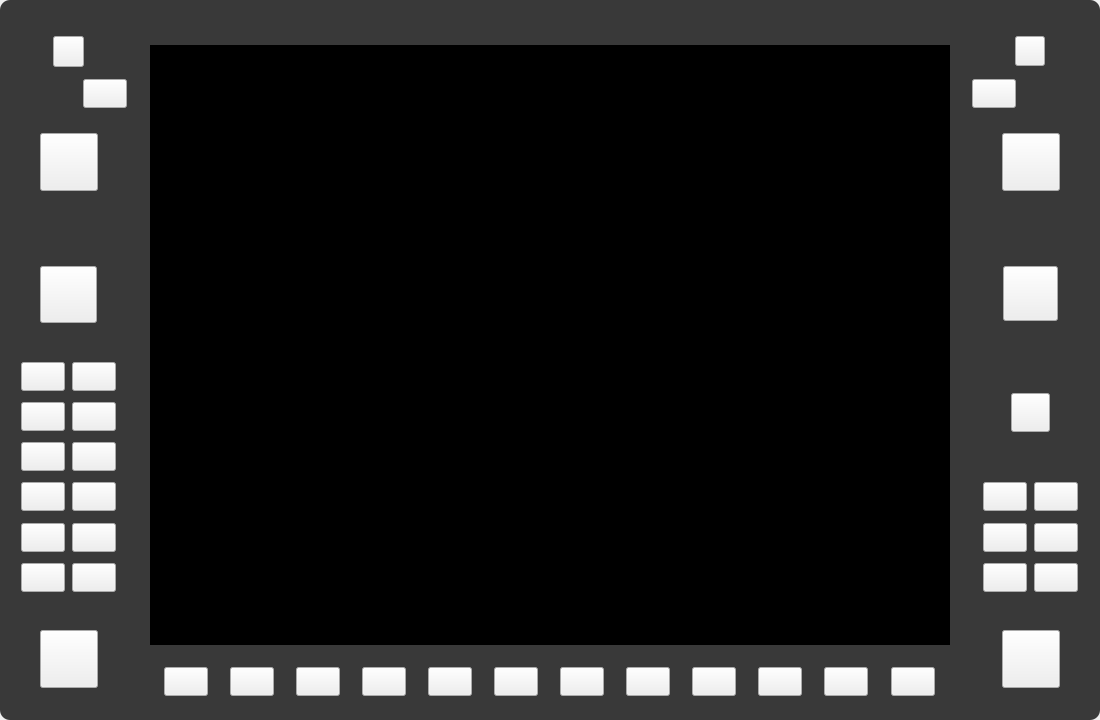
<?xml version="1.0" encoding="UTF-8"?>
<ui version="4.0">
 <class>WidgetGDU</class>
 <widget class="QWidget" name="WidgetGDU">
  <property name="geometry">
   <rect>
    <x>0</x>
    <y>0</y>
    <width>1100</width>
    <height>720</height>
   </rect>
  </property>
  <property name="windowTitle">
   <string>Form</string>
  </property>
  <property name="styleSheet">
   <string notr="true"/>
  </property>
  <property name="locale">
   <locale language="English" country="UnitedStates"/>
  </property>
  <layout class="QGridLayout" name="gridLayout">
   <property name="leftMargin">
    <number>0</number>
   </property>
   <property name="topMargin">
    <number>0</number>
   </property>
   <property name="rightMargin">
    <number>0</number>
   </property>
   <property name="bottomMargin">
    <number>0</number>
   </property>
   <item row="0" column="0">
    <widget class="QFrame" name="frame">
     <property name="styleSheet">
      <string notr="true">#frame
{
	background-color: #393939;
	border-image:url(:/gui/images/g1000/background.png);
	border-radius: 10px;
}</string>
     </property>
     <property name="frameShape">
      <enum>QFrame::StyledPanel</enum>
     </property>
     <property name="frameShadow">
      <enum>QFrame::Raised</enum>
     </property>
     <widget class="WidgetCGI" name="widgetCGI" native="true">
      <property name="geometry">
       <rect>
        <x>150</x>
        <y>45</y>
        <width>800</width>
        <height>600</height>
       </rect>
      </property>
      <property name="minimumSize">
       <size>
        <width>800</width>
        <height>600</height>
       </size>
      </property>
      <property name="maximumSize">
       <size>
        <width>800</width>
        <height>600</height>
       </size>
      </property>
      <property name="styleSheet">
       <string notr="true">#widgetCGI
{
	background-color: #000;
	/* border-radius: 10px; */
}</string>
      </property>
     </widget>
     <widget class="QWidget" name="widgetBottom" native="true">
      <property name="geometry">
       <rect>
        <x>150</x>
        <y>650</y>
        <width>800</width>
        <height>70</height>
       </rect>
      </property>
      <property name="minimumSize">
       <size>
        <width>800</width>
        <height>0</height>
       </size>
      </property>
      <property name="maximumSize">
       <size>
        <width>800</width>
        <height>16777215</height>
       </size>
      </property>
      <property name="styleSheet">
       <string notr="true">QPushButton
{
	border-image:url(:/gui/images/g1000/btn_soft.png);
}

QPushButton:pressed
{
	border-image:url(:/gui/images/g1000/dn_btn_soft.png);
}

QLabel
{
	border-image:url(:/gui/images/g1000/line.png);
}</string>
      </property>
      <widget class="QPushButton" name="button_11">
       <property name="geometry">
        <rect>
         <x>674</x>
         <y>17</y>
         <width>44</width>
         <height>29</height>
        </rect>
       </property>
       <property name="minimumSize">
        <size>
         <width>44</width>
         <height>29</height>
        </size>
       </property>
       <property name="maximumSize">
        <size>
         <width>44</width>
         <height>29</height>
        </size>
       </property>
       <property name="styleSheet">
        <string notr="true"/>
       </property>
       <property name="text">
        <string/>
       </property>
      </widget>
      <widget class="QPushButton" name="button_10">
       <property name="geometry">
        <rect>
         <x>608</x>
         <y>17</y>
         <width>44</width>
         <height>29</height>
        </rect>
       </property>
       <property name="minimumSize">
        <size>
         <width>44</width>
         <height>29</height>
        </size>
       </property>
       <property name="maximumSize">
        <size>
         <width>44</width>
         <height>29</height>
        </size>
       </property>
       <property name="styleSheet">
        <string notr="true"/>
       </property>
       <property name="text">
        <string/>
       </property>
      </widget>
      <widget class="QPushButton" name="button_09">
       <property name="geometry">
        <rect>
         <x>542</x>
         <y>17</y>
         <width>44</width>
         <height>29</height>
        </rect>
       </property>
       <property name="minimumSize">
        <size>
         <width>44</width>
         <height>29</height>
        </size>
       </property>
       <property name="maximumSize">
        <size>
         <width>44</width>
         <height>29</height>
        </size>
       </property>
       <property name="styleSheet">
        <string notr="true"/>
       </property>
       <property name="text">
        <string/>
       </property>
      </widget>
      <widget class="QPushButton" name="button_02">
       <property name="geometry">
        <rect>
         <x>80</x>
         <y>17</y>
         <width>44</width>
         <height>29</height>
        </rect>
       </property>
       <property name="minimumSize">
        <size>
         <width>44</width>
         <height>29</height>
        </size>
       </property>
       <property name="maximumSize">
        <size>
         <width>44</width>
         <height>29</height>
        </size>
       </property>
       <property name="styleSheet">
        <string notr="true"/>
       </property>
       <property name="text">
        <string/>
       </property>
      </widget>
      <widget class="QPushButton" name="button_08">
       <property name="geometry">
        <rect>
         <x>476</x>
         <y>17</y>
         <width>44</width>
         <height>29</height>
        </rect>
       </property>
       <property name="minimumSize">
        <size>
         <width>44</width>
         <height>29</height>
        </size>
       </property>
       <property name="maximumSize">
        <size>
         <width>44</width>
         <height>29</height>
        </size>
       </property>
       <property name="styleSheet">
        <string notr="true"/>
       </property>
       <property name="text">
        <string/>
       </property>
      </widget>
      <widget class="QPushButton" name="button_04">
       <property name="geometry">
        <rect>
         <x>212</x>
         <y>17</y>
         <width>44</width>
         <height>29</height>
        </rect>
       </property>
       <property name="minimumSize">
        <size>
         <width>44</width>
         <height>29</height>
        </size>
       </property>
       <property name="maximumSize">
        <size>
         <width>44</width>
         <height>29</height>
        </size>
       </property>
       <property name="styleSheet">
        <string notr="true"/>
       </property>
       <property name="text">
        <string/>
       </property>
      </widget>
      <widget class="QPushButton" name="button_06">
       <property name="geometry">
        <rect>
         <x>344</x>
         <y>17</y>
         <width>44</width>
         <height>29</height>
        </rect>
       </property>
       <property name="minimumSize">
        <size>
         <width>44</width>
         <height>29</height>
        </size>
       </property>
       <property name="maximumSize">
        <size>
         <width>44</width>
         <height>29</height>
        </size>
       </property>
       <property name="styleSheet">
        <string notr="true"/>
       </property>
       <property name="text">
        <string/>
       </property>
      </widget>
      <widget class="QPushButton" name="button_03">
       <property name="geometry">
        <rect>
         <x>146</x>
         <y>17</y>
         <width>44</width>
         <height>29</height>
        </rect>
       </property>
       <property name="minimumSize">
        <size>
         <width>44</width>
         <height>29</height>
        </size>
       </property>
       <property name="maximumSize">
        <size>
         <width>44</width>
         <height>29</height>
        </size>
       </property>
       <property name="styleSheet">
        <string notr="true"/>
       </property>
       <property name="text">
        <string/>
       </property>
      </widget>
      <widget class="QPushButton" name="button_07">
       <property name="geometry">
        <rect>
         <x>410</x>
         <y>17</y>
         <width>44</width>
         <height>29</height>
        </rect>
       </property>
       <property name="minimumSize">
        <size>
         <width>44</width>
         <height>29</height>
        </size>
       </property>
       <property name="maximumSize">
        <size>
         <width>44</width>
         <height>29</height>
        </size>
       </property>
       <property name="styleSheet">
        <string notr="true"/>
       </property>
       <property name="text">
        <string/>
       </property>
      </widget>
      <widget class="QPushButton" name="button_01">
       <property name="geometry">
        <rect>
         <x>14</x>
         <y>17</y>
         <width>44</width>
         <height>29</height>
        </rect>
       </property>
       <property name="minimumSize">
        <size>
         <width>44</width>
         <height>29</height>
        </size>
       </property>
       <property name="maximumSize">
        <size>
         <width>44</width>
         <height>29</height>
        </size>
       </property>
       <property name="styleSheet">
        <string notr="true"/>
       </property>
       <property name="text">
        <string/>
       </property>
      </widget>
      <widget class="QPushButton" name="button_05">
       <property name="geometry">
        <rect>
         <x>278</x>
         <y>17</y>
         <width>44</width>
         <height>29</height>
        </rect>
       </property>
       <property name="minimumSize">
        <size>
         <width>44</width>
         <height>29</height>
        </size>
       </property>
       <property name="maximumSize">
        <size>
         <width>44</width>
         <height>29</height>
        </size>
       </property>
       <property name="styleSheet">
        <string notr="true"/>
       </property>
       <property name="text">
        <string/>
       </property>
      </widget>
      <widget class="QPushButton" name="button_12">
       <property name="geometry">
        <rect>
         <x>741</x>
         <y>17</y>
         <width>44</width>
         <height>29</height>
        </rect>
       </property>
       <property name="minimumSize">
        <size>
         <width>44</width>
         <height>29</height>
        </size>
       </property>
       <property name="maximumSize">
        <size>
         <width>44</width>
         <height>29</height>
        </size>
       </property>
       <property name="styleSheet">
        <string notr="true"/>
       </property>
       <property name="text">
        <string/>
       </property>
      </widget>
     </widget>
     <widget class="QWidget" name="widgetRight" native="true">
      <property name="geometry">
       <rect>
        <x>950</x>
        <y>0</y>
        <width>150</width>
        <height>720</height>
       </rect>
      </property>
      <property name="styleSheet">
       <string notr="true"/>
      </property>
      <widget class="QPushButton" name="buttonKnob_RANGE">
       <property name="geometry">
        <rect>
         <x>61</x>
         <y>393</y>
         <width>39</width>
         <height>39</height>
        </rect>
       </property>
       <property name="minimumSize">
        <size>
         <width>39</width>
         <height>39</height>
        </size>
       </property>
       <property name="maximumSize">
        <size>
         <width>39</width>
         <height>39</height>
        </size>
       </property>
       <property name="styleSheet">
        <string notr="true">QPushButton
{
	border-image:url(:/gui/images/g1000/knob_pan.png);
}</string>
       </property>
       <property name="text">
        <string/>
       </property>
      </widget>
      <widget class="QPushButton" name="buttonKnob_CRS">
       <property name="geometry">
        <rect>
         <x>53</x>
         <y>266</y>
         <width>55</width>
         <height>55</height>
        </rect>
       </property>
       <property name="minimumSize">
        <size>
         <width>55</width>
         <height>55</height>
        </size>
       </property>
       <property name="maximumSize">
        <size>
         <width>55</width>
         <height>55</height>
        </size>
       </property>
       <property name="styleSheet">
        <string notr="true">QPushButton
{
	border-image:url(:/gui/images/g1000/knob_crs.png);
}</string>
       </property>
       <property name="text">
        <string/>
       </property>
      </widget>
      <widget class="QPushButton" name="buttonKnob_COM_ID">
       <property name="geometry">
        <rect>
         <x>65</x>
         <y>36</y>
         <width>30</width>
         <height>30</height>
        </rect>
       </property>
       <property name="minimumSize">
        <size>
         <width>30</width>
         <height>30</height>
        </size>
       </property>
       <property name="maximumSize">
        <size>
         <width>30</width>
         <height>30</height>
        </size>
       </property>
       <property name="styleSheet">
        <string notr="true">QPushButton
{
	border-image:url(:/gui/images/g1000/knob_vol.png);
}</string>
       </property>
       <property name="text">
        <string/>
       </property>
      </widget>
      <widget class="QPushButton" name="buttonKnob_COM">
       <property name="geometry">
        <rect>
         <x>52</x>
         <y>133</y>
         <width>58</width>
         <height>58</height>
        </rect>
       </property>
       <property name="minimumSize">
        <size>
         <width>58</width>
         <height>58</height>
        </size>
       </property>
       <property name="maximumSize">
        <size>
         <width>58</width>
         <height>58</height>
        </size>
       </property>
       <property name="styleSheet">
        <string notr="true">QPushButton
{
	border-image:url(:/gui/images/g1000/knob_dual.png);
}</string>
       </property>
       <property name="text">
        <string/>
       </property>
      </widget>
      <widget class="QPushButton" name="buttonSwitch_COM">
       <property name="geometry">
        <rect>
         <x>22</x>
         <y>79</y>
         <width>44</width>
         <height>29</height>
        </rect>
       </property>
       <property name="minimumSize">
        <size>
         <width>44</width>
         <height>29</height>
        </size>
       </property>
       <property name="maximumSize">
        <size>
         <width>44</width>
         <height>29</height>
        </size>
       </property>
       <property name="styleSheet">
        <string notr="true">QPushButton
{
	border-image:url(:/gui/images/g1000/btn_switch.png);
}

QPushButton:pressed
{
	border-image:url(:/gui/images/g1000/dn_btn_switch.png);
}</string>
       </property>
       <property name="text">
        <string/>
       </property>
      </widget>
      <widget class="QPushButton" name="buttonKnob_FMS">
       <property name="geometry">
        <rect>
         <x>52</x>
         <y>630</y>
         <width>58</width>
         <height>58</height>
        </rect>
       </property>
       <property name="minimumSize">
        <size>
         <width>58</width>
         <height>58</height>
        </size>
       </property>
       <property name="maximumSize">
        <size>
         <width>58</width>
         <height>58</height>
        </size>
       </property>
       <property name="styleSheet">
        <string notr="true">QPushButton
{
	border-image:url(:/gui/images/g1000/knob_dual.png);
}</string>
       </property>
       <property name="text">
        <string/>
       </property>
      </widget>
      <widget class="QPushButton" name="button_DEST">
       <property name="geometry">
        <rect>
         <x>33</x>
         <y>482</y>
         <width>44</width>
         <height>29</height>
        </rect>
       </property>
       <property name="minimumSize">
        <size>
         <width>44</width>
         <height>29</height>
        </size>
       </property>
       <property name="maximumSize">
        <size>
         <width>44</width>
         <height>29</height>
        </size>
       </property>
       <property name="styleSheet">
        <string notr="true">QPushButton
{
	border-image:url(:/gui/images/g1000/btn_dest.png);
}

QPushButton:pressed
{
	border-image:url(:/gui/images/g1000/dn_btn_dest.png);
}</string>
       </property>
       <property name="text">
        <string/>
       </property>
      </widget>
      <widget class="QPushButton" name="button_FPL">
       <property name="geometry">
        <rect>
         <x>33</x>
         <y>523</y>
         <width>44</width>
         <height>29</height>
        </rect>
       </property>
       <property name="minimumSize">
        <size>
         <width>44</width>
         <height>29</height>
        </size>
       </property>
       <property name="maximumSize">
        <size>
         <width>44</width>
         <height>29</height>
        </size>
       </property>
       <property name="styleSheet">
        <string notr="true">QPushButton
{
	border-image:url(:/gui/images/g1000/btn_fpl.png);
}

QPushButton:pressed
{
	border-image:url(:/gui/images/g1000/dn_btn_fpl.png);
}</string>
       </property>
       <property name="text">
        <string/>
       </property>
      </widget>
      <widget class="QPushButton" name="button_ENT">
       <property name="geometry">
        <rect>
         <x>84</x>
         <y>563</y>
         <width>44</width>
         <height>29</height>
        </rect>
       </property>
       <property name="minimumSize">
        <size>
         <width>44</width>
         <height>29</height>
        </size>
       </property>
       <property name="maximumSize">
        <size>
         <width>44</width>
         <height>29</height>
        </size>
       </property>
       <property name="styleSheet">
        <string notr="true">QPushButton
{
	border-image:url(:/gui/images/g1000/btn_ent.png);
}

QPushButton:pressed
{
	border-image:url(:/gui/images/g1000/dn_btn_ent.png);
}</string>
       </property>
       <property name="text">
        <string/>
       </property>
      </widget>
      <widget class="QPushButton" name="button_PROC">
       <property name="geometry">
        <rect>
         <x>84</x>
         <y>523</y>
         <width>44</width>
         <height>29</height>
        </rect>
       </property>
       <property name="minimumSize">
        <size>
         <width>44</width>
         <height>29</height>
        </size>
       </property>
       <property name="maximumSize">
        <size>
         <width>44</width>
         <height>29</height>
        </size>
       </property>
       <property name="styleSheet">
        <string notr="true">QPushButton
{
	border-image:url(:/gui/images/g1000/btn_proc.png);
}

QPushButton:pressed
{
	border-image:url(:/gui/images/g1000/dn_btn_proc.png);
}</string>
       </property>
       <property name="text">
        <string/>
       </property>
      </widget>
      <widget class="QPushButton" name="button_MENU">
       <property name="geometry">
        <rect>
         <x>84</x>
         <y>482</y>
         <width>44</width>
         <height>29</height>
        </rect>
       </property>
       <property name="minimumSize">
        <size>
         <width>44</width>
         <height>29</height>
        </size>
       </property>
       <property name="maximumSize">
        <size>
         <width>44</width>
         <height>29</height>
        </size>
       </property>
       <property name="styleSheet">
        <string notr="true">QPushButton
{
	border-image:url(:/gui/images/g1000/btn_menu.png);
}

QPushButton:pressed
{
	border-image:url(:/gui/images/g1000/dn_btn_menu.png);
}</string>
       </property>
       <property name="text">
        <string/>
       </property>
      </widget>
      <widget class="QPushButton" name="button_CLR">
       <property name="geometry">
        <rect>
         <x>33</x>
         <y>563</y>
         <width>44</width>
         <height>29</height>
        </rect>
       </property>
       <property name="minimumSize">
        <size>
         <width>44</width>
         <height>29</height>
        </size>
       </property>
       <property name="maximumSize">
        <size>
         <width>44</width>
         <height>29</height>
        </size>
       </property>
       <property name="styleSheet">
        <string notr="true">QPushButton
{
	border-image:url(:/gui/images/g1000/btn_clr.png);
}

QPushButton:pressed
{
	border-image:url(:/gui/images/g1000/dn_btn_clr.png);
}</string>
       </property>
       <property name="text">
        <string/>
       </property>
      </widget>
     </widget>
     <widget class="QWidget" name="widgetLeft" native="true">
      <property name="geometry">
       <rect>
        <x>0</x>
        <y>0</y>
        <width>150</width>
        <height>720</height>
       </rect>
      </property>
      <property name="styleSheet">
       <string notr="true"/>
      </property>
      <widget class="QPushButton" name="buttonKnob_ALT">
       <property name="geometry">
        <rect>
         <x>40</x>
         <y>630</y>
         <width>58</width>
         <height>58</height>
        </rect>
       </property>
       <property name="minimumSize">
        <size>
         <width>58</width>
         <height>58</height>
        </size>
       </property>
       <property name="maximumSize">
        <size>
         <width>58</width>
         <height>58</height>
        </size>
       </property>
       <property name="styleSheet">
        <string notr="true">QPushButton
{
	border-image:url(:/gui/images/g1000/knob_dual.png);
}</string>
       </property>
       <property name="text">
        <string/>
       </property>
      </widget>
      <widget class="QPushButton" name="buttonKnob_NAV_ID">
       <property name="geometry">
        <rect>
         <x>53</x>
         <y>36</y>
         <width>31</width>
         <height>31</height>
        </rect>
       </property>
       <property name="minimumSize">
        <size>
         <width>31</width>
         <height>31</height>
        </size>
       </property>
       <property name="maximumSize">
        <size>
         <width>31</width>
         <height>31</height>
        </size>
       </property>
       <property name="styleSheet">
        <string notr="true">QPushButton
{
	border-image:url(:/gui/images/g1000/knob_vol.png);
}</string>
       </property>
       <property name="text">
        <string/>
       </property>
      </widget>
      <widget class="QPushButton" name="buttonKnob_HDG">
       <property name="geometry">
        <rect>
         <x>40</x>
         <y>266</y>
         <width>57</width>
         <height>57</height>
        </rect>
       </property>
       <property name="minimumSize">
        <size>
         <width>57</width>
         <height>57</height>
        </size>
       </property>
       <property name="maximumSize">
        <size>
         <width>57</width>
         <height>57</height>
        </size>
       </property>
       <property name="styleSheet">
        <string notr="true">QPushButton
{
	border-image:url(:/gui/images/g1000/knob_hdg.png);
}</string>
       </property>
       <property name="text">
        <string/>
       </property>
      </widget>
      <widget class="QPushButton" name="buttonSwitch_NAV">
       <property name="geometry">
        <rect>
         <x>83</x>
         <y>79</y>
         <width>44</width>
         <height>29</height>
        </rect>
       </property>
       <property name="minimumSize">
        <size>
         <width>44</width>
         <height>29</height>
        </size>
       </property>
       <property name="maximumSize">
        <size>
         <width>44</width>
         <height>29</height>
        </size>
       </property>
       <property name="styleSheet">
        <string notr="true">QPushButton
{
	border-image:url(:/gui/images/g1000/btn_switch.png);
}

QPushButton:pressed
{
	border-image:url(:/gui/images/g1000/dn_btn_switch.png);
}</string>
       </property>
       <property name="text">
        <string/>
       </property>
      </widget>
      <widget class="QPushButton" name="buttonKnob_NAV">
       <property name="geometry">
        <rect>
         <x>40</x>
         <y>133</y>
         <width>58</width>
         <height>58</height>
        </rect>
       </property>
       <property name="minimumSize">
        <size>
         <width>58</width>
         <height>58</height>
        </size>
       </property>
       <property name="maximumSize">
        <size>
         <width>58</width>
         <height>58</height>
        </size>
       </property>
       <property name="styleSheet">
        <string notr="true">QPushButton
{
	border-image:url(:/gui/images/g1000/knob_dual.png);
}</string>
       </property>
       <property name="text">
        <string/>
       </property>
      </widget>
      <widget class="QPushButton" name="button_AP">
       <property name="geometry">
        <rect>
         <x>21</x>
         <y>362</y>
         <width>44</width>
         <height>29</height>
        </rect>
       </property>
       <property name="minimumSize">
        <size>
         <width>44</width>
         <height>29</height>
        </size>
       </property>
       <property name="maximumSize">
        <size>
         <width>44</width>
         <height>29</height>
        </size>
       </property>
       <property name="styleSheet">
        <string notr="true">QPushButton
{
	border-image:url(:/gui/images/g1000/btn_ap.png);
}

QPushButton:pressed
{
	border-image:url(:/gui/images/g1000/dn_btn_ap.png);
}</string>
       </property>
       <property name="text">
        <string/>
       </property>
      </widget>
      <widget class="QPushButton" name="button_FD">
       <property name="geometry">
        <rect>
         <x>72</x>
         <y>362</y>
         <width>44</width>
         <height>29</height>
        </rect>
       </property>
       <property name="minimumSize">
        <size>
         <width>44</width>
         <height>29</height>
        </size>
       </property>
       <property name="maximumSize">
        <size>
         <width>44</width>
         <height>29</height>
        </size>
       </property>
       <property name="styleSheet">
        <string notr="true">QPushButton
{
	border-image:url(:/gui/images/g1000/btn_fd.png);
}

QPushButton:pressed
{
	border-image:url(:/gui/images/g1000/dn_btn_fd.png);
}</string>
       </property>
       <property name="text">
        <string/>
       </property>
      </widget>
      <widget class="QPushButton" name="button_HDG">
       <property name="geometry">
        <rect>
         <x>21</x>
         <y>402</y>
         <width>44</width>
         <height>29</height>
        </rect>
       </property>
       <property name="minimumSize">
        <size>
         <width>44</width>
         <height>29</height>
        </size>
       </property>
       <property name="maximumSize">
        <size>
         <width>44</width>
         <height>29</height>
        </size>
       </property>
       <property name="styleSheet">
        <string notr="true">QPushButton
{
	border-image:url(:/gui/images/g1000/btn_hdg.png);
}

QPushButton:pressed
{
	border-image:url(:/gui/images/g1000/dn_btn_hdg.png);
}</string>
       </property>
       <property name="text">
        <string/>
       </property>
      </widget>
      <widget class="QPushButton" name="button_ALT">
       <property name="geometry">
        <rect>
         <x>72</x>
         <y>402</y>
         <width>44</width>
         <height>29</height>
        </rect>
       </property>
       <property name="minimumSize">
        <size>
         <width>44</width>
         <height>29</height>
        </size>
       </property>
       <property name="maximumSize">
        <size>
         <width>44</width>
         <height>29</height>
        </size>
       </property>
       <property name="styleSheet">
        <string notr="true">QPushButton
{
	border-image:url(:/gui/images/g1000/btn_alt.png);
}

QPushButton:pressed
{
	border-image:url(:/gui/images/g1000/dn_btn_alt.png);
}</string>
       </property>
       <property name="text">
        <string/>
       </property>
      </widget>
      <widget class="QPushButton" name="button_NAV">
       <property name="geometry">
        <rect>
         <x>21</x>
         <y>442</y>
         <width>44</width>
         <height>29</height>
        </rect>
       </property>
       <property name="minimumSize">
        <size>
         <width>44</width>
         <height>29</height>
        </size>
       </property>
       <property name="maximumSize">
        <size>
         <width>44</width>
         <height>29</height>
        </size>
       </property>
       <property name="styleSheet">
        <string notr="true">QPushButton
{
	border-image:url(:/gui/images/g1000/btn_nav.png);
}

QPushButton:pressed
{
	border-image:url(:/gui/images/g1000/dn_btn_nav.png);
}</string>
       </property>
       <property name="text">
        <string/>
       </property>
      </widget>
      <widget class="QPushButton" name="button_VNV">
       <property name="geometry">
        <rect>
         <x>72</x>
         <y>442</y>
         <width>44</width>
         <height>29</height>
        </rect>
       </property>
       <property name="minimumSize">
        <size>
         <width>44</width>
         <height>29</height>
        </size>
       </property>
       <property name="maximumSize">
        <size>
         <width>44</width>
         <height>29</height>
        </size>
       </property>
       <property name="styleSheet">
        <string notr="true">QPushButton
{
	border-image:url(:/gui/images/g1000/btn_vnv.png);
}

QPushButton:pressed
{
	border-image:url(:/gui/images/g1000/dn_btn_vnv.png);
}</string>
       </property>
       <property name="text">
        <string/>
       </property>
      </widget>
      <widget class="QPushButton" name="button_APR">
       <property name="geometry">
        <rect>
         <x>21</x>
         <y>482</y>
         <width>44</width>
         <height>29</height>
        </rect>
       </property>
       <property name="minimumSize">
        <size>
         <width>44</width>
         <height>29</height>
        </size>
       </property>
       <property name="maximumSize">
        <size>
         <width>44</width>
         <height>29</height>
        </size>
       </property>
       <property name="styleSheet">
        <string notr="true">QPushButton
{
	border-image:url(:/gui/images/g1000/btn_apr.png);
}

QPushButton:pressed
{
	border-image:url(:/gui/images/g1000/dn_btn_apr.png);
}</string>
       </property>
       <property name="text">
        <string/>
       </property>
      </widget>
      <widget class="QPushButton" name="button_BC">
       <property name="geometry">
        <rect>
         <x>72</x>
         <y>482</y>
         <width>44</width>
         <height>29</height>
        </rect>
       </property>
       <property name="minimumSize">
        <size>
         <width>44</width>
         <height>29</height>
        </size>
       </property>
       <property name="maximumSize">
        <size>
         <width>44</width>
         <height>29</height>
        </size>
       </property>
       <property name="styleSheet">
        <string notr="true">QPushButton
{
	border-image:url(:/gui/images/g1000/btn_bc.png);
}

QPushButton:pressed
{
	border-image:url(:/gui/images/g1000/dn_btn_bc.png);
}</string>
       </property>
       <property name="text">
        <string/>
       </property>
      </widget>
      <widget class="QPushButton" name="button_VS">
       <property name="geometry">
        <rect>
         <x>21</x>
         <y>523</y>
         <width>44</width>
         <height>29</height>
        </rect>
       </property>
       <property name="minimumSize">
        <size>
         <width>44</width>
         <height>29</height>
        </size>
       </property>
       <property name="maximumSize">
        <size>
         <width>44</width>
         <height>29</height>
        </size>
       </property>
       <property name="styleSheet">
        <string notr="true">QPushButton
{
	border-image:url(:/gui/images/g1000/btn_vs.png);
}

QPushButton:pressed
{
	border-image:url(:/gui/images/g1000/dn_btn_vs.png);
}</string>
       </property>
       <property name="text">
        <string/>
       </property>
      </widget>
      <widget class="QPushButton" name="button_UP">
       <property name="geometry">
        <rect>
         <x>72</x>
         <y>523</y>
         <width>44</width>
         <height>29</height>
        </rect>
       </property>
       <property name="minimumSize">
        <size>
         <width>44</width>
         <height>29</height>
        </size>
       </property>
       <property name="maximumSize">
        <size>
         <width>44</width>
         <height>29</height>
        </size>
       </property>
       <property name="styleSheet">
        <string notr="true">QPushButton
{
	border-image:url(:/gui/images/g1000/btn_up.png);
}

QPushButton:pressed
{
	border-image:url(:/gui/images/g1000/dn_btn_up.png);
}</string>
       </property>
       <property name="text">
        <string/>
       </property>
      </widget>
      <widget class="QPushButton" name="button_FLC">
       <property name="geometry">
        <rect>
         <x>21</x>
         <y>563</y>
         <width>44</width>
         <height>29</height>
        </rect>
       </property>
       <property name="minimumSize">
        <size>
         <width>44</width>
         <height>29</height>
        </size>
       </property>
       <property name="maximumSize">
        <size>
         <width>44</width>
         <height>29</height>
        </size>
       </property>
       <property name="styleSheet">
        <string notr="true">QPushButton
{
	border-image:url(:/gui/images/g1000/btn_flc.png);
}

QPushButton:pressed
{
	border-image:url(:/gui/images/g1000/dn_btn_flc.png);
}</string>
       </property>
       <property name="text">
        <string/>
       </property>
      </widget>
      <widget class="QPushButton" name="button_DN">
       <property name="geometry">
        <rect>
         <x>72</x>
         <y>563</y>
         <width>44</width>
         <height>29</height>
        </rect>
       </property>
       <property name="minimumSize">
        <size>
         <width>44</width>
         <height>29</height>
        </size>
       </property>
       <property name="maximumSize">
        <size>
         <width>44</width>
         <height>29</height>
        </size>
       </property>
       <property name="styleSheet">
        <string notr="true">QPushButton
{
	border-image:url(:/gui/images/g1000/btn_dn.png);
}

QPushButton:pressed
{
	border-image:url(:/gui/images/g1000/dn_btn_dn.png);
}</string>
       </property>
       <property name="text">
        <string/>
       </property>
      </widget>
     </widget>
    </widget>
   </item>
  </layout>
 </widget>
 <customwidgets>
  <customwidget>
   <class>WidgetCGI</class>
   <extends>QWidget</extends>
   <header>gui/WidgetCGI.h</header>
   <container>1</container>
  </customwidget>
 </customwidgets>
 <tabstops>
  <tabstop>buttonKnob_NAV_ID</tabstop>
  <tabstop>buttonSwitch_NAV</tabstop>
  <tabstop>buttonKnob_NAV</tabstop>
  <tabstop>buttonKnob_HDG</tabstop>
  <tabstop>button_AP</tabstop>
  <tabstop>button_FD</tabstop>
  <tabstop>button_HDG</tabstop>
  <tabstop>button_ALT</tabstop>
  <tabstop>button_NAV</tabstop>
  <tabstop>button_VNV</tabstop>
  <tabstop>button_APR</tabstop>
  <tabstop>button_BC</tabstop>
  <tabstop>button_VS</tabstop>
  <tabstop>button_UP</tabstop>
  <tabstop>button_FLC</tabstop>
  <tabstop>button_DN</tabstop>
  <tabstop>buttonKnob_ALT</tabstop>
  <tabstop>buttonKnob_COM_ID</tabstop>
  <tabstop>buttonSwitch_COM</tabstop>
  <tabstop>buttonKnob_COM</tabstop>
  <tabstop>buttonKnob_CRS</tabstop>
  <tabstop>buttonKnob_FMS</tabstop>
 </tabstops>
 <resources/>
 <connections/>
</ui>
